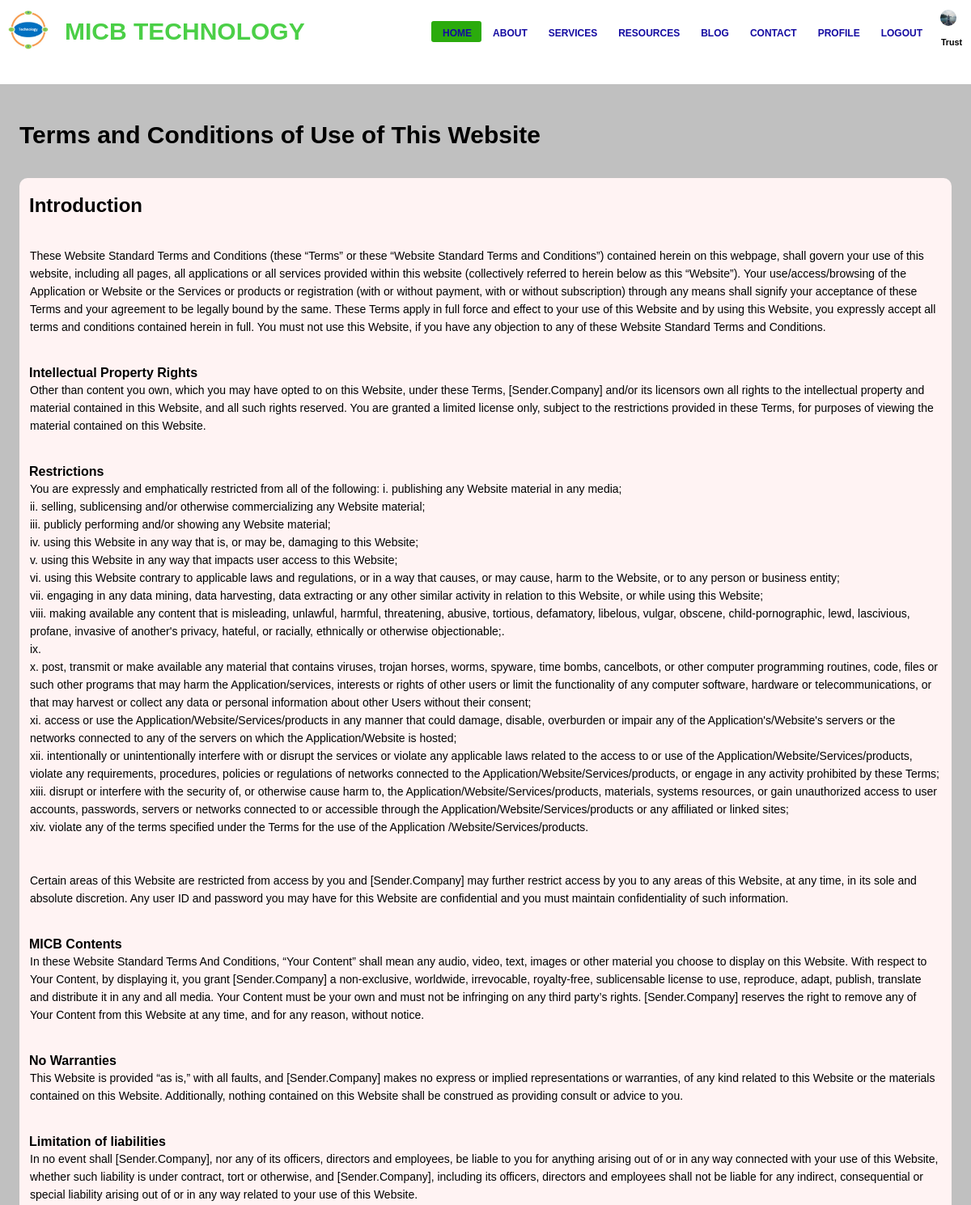
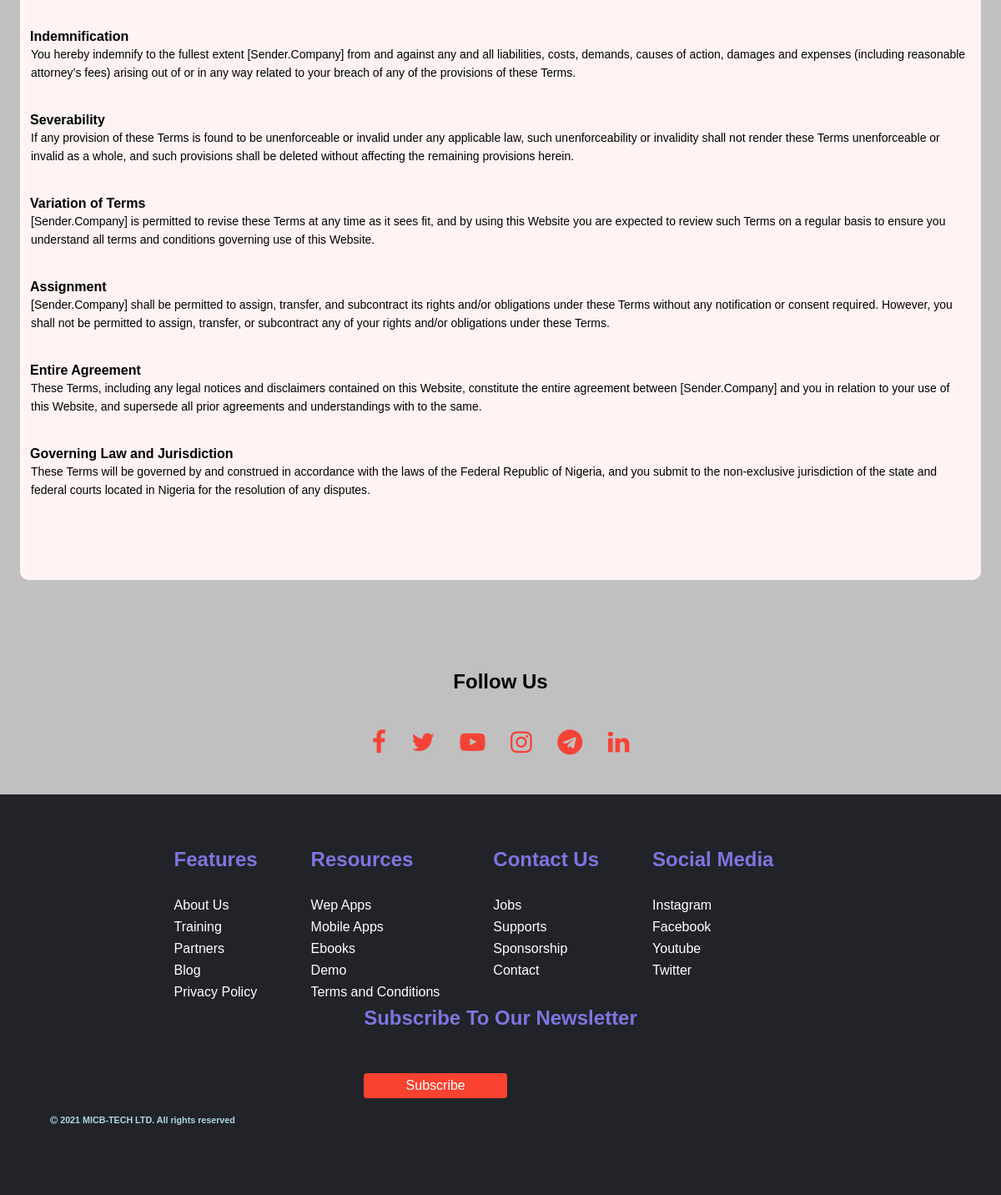
/terms_and_conditions/ (signed in), run on the app's committed database (2 pictures, top to bottom).
### web_base/models.py (models this page shows)
class User(AbstractUser):
    pass

### web_users/models.py (models this page shows, shortened)
class Profile(models.Model):
    User = settings.AUTH_USER_MODEL
    user = models.OneToOneField(User, on_delete=models.CASCADE)
    image = models.ImageField('avatar.svg', upload_to= 'profile_pics')

### web_base/views.py (the view)
# urls.py: path('terms_and_conditions/', views.terms_and_conditions, name = 'terms-and-conditions'),
def terms_and_conditions(request):
    return render(request, 'web_base/terms_and_conditions.html')

### web_base/templates/web_base/terms_and_conditions.html (shortened to what this page needs)
{% extends 'main.html' %}{% load static %} {% block content %}
<div class="termsConditions">
    <h1>Terms and Conditions of Use of This Website</h1>
    <br></br>
    <div class="terms-col">
        <h2>Introduction</h2>
        <br></br>
        <p>These Website Standard Terms and Conditions (these “Terms” or these
             “Website Standard Terms and Conditions”) contained herein on this
             webpage, shall govern your use of this website, including all pages,
             all applications or all services provided within this website (collectively
             referred to herein below as this “Website”).
             Your use/access/browsing of the Application or Website or the Services
              or products or registration (with or without payment, with or without
              subscription) through any means shall signify your acceptance of these
              Terms and your agreement to be legally bound by the same.
             These Terms apply in full force and effect to your use
             of this Website and by using this Website, you expressly accept all
             terms and conditions contained herein in full. You must not use this
             Website, if you have any objection to any of these Website Standard
             Terms and Conditions.</p>
             <br></br>
        <h4>Intellectual Property Rights</h4>
        <p>Other than content you own, which you may have opted to
                on this Website, under these Terms, [Sender.Company] and/or
                its licensors own all rights to the intellectual property and
                material contained in this Website, and all such rights
                reserved. You are granted a limited license only, subject
                to the restrictions provided in these Terms, for purposes
                of viewing the material contained on this Website.
        </p>
        <br></br>
        <h4>Restrictions</h4>
        <p> You are expressly and emphatically restricted from all
            of the following:
            i.	publishing any Website material in any media;<br>
            ii.	selling, sublicensing and/or otherwise commercializing
            any Website material;<br>
            iii.	publicly performing and/or showing any Website
            material;<br>
            iv.	using this Website in any way that is, or may be,
            damaging to this Website;<br>
            v.	using this Website in any way that impacts user
            access to this Website;<br>
            vi.	using this Website contrary to applicable laws
                and regulations, or in a way that causes, or may cause,
                harm to the Website, or to any person or business entity;<br>
            vii.	engaging in any data mining, data harvesting,
                data extracting or any other similar activity in
                relation to this Website, or while using this Website;<br>
            viii.	making available any content that is misleading,
            unlawful, harmful, threatening, abusive, tortious, defamatory,
             libelous, vulgar, obscene, child-pornographic, lewd, lascivious,
              profane, invasive of another's privacy, hateful, or racially,
               ethnically or otherwise objectionable;.<br>
            ix.<br>
            x. post, transmit or make available any material that contains
             viruses, trojan horses, worms, spyware, time bombs, cancelbots,
              or other computer programming routines, code, files or such
               other programs that may harm the Application/services, interests
               or rights of other users or limit the functionality of any
               computer software, hardware or telecommunications, or that
                may harvest or collect any data or personal information about
                other Users without their consent;<br>
            xi. access or use the Application/Website/Services/products in any
            manner that could damage, disable, overburden or impair any of the
             Application's/Website's servers or the networks connected to any
             of the servers on which the Application/Website is hosted;<br>
            xii. intentionally or unintentionally interfere with or disrupt the
            services or violate any applicable laws related to the access to or
            use of the Application/Website/Services/products, violate any
            requirements, procedures, policies or regulations of networks
            connected to the Application/Website/Services/products,
            or engage in any activity prohibited by these Terms;<br>
            xiii. disrupt or interfere with the security of, or otherwise
            cause harm to, the Application/Website/Services/products,
            materials, systems resources, or gain unauthorized access
            to user accounts, passwords, servers or networks connected
            to or accessible through the Application/Website/Services/products
            or any affiliated or linked sites;<br>
            xiv. violate any of the terms specified under the Terms for the use
             of the Application /Website/Services/products.<br>
            <br></br>
            Certain areas of this Website are restricted from access
            by you and [Sender.Company] may further restrict access
            by you to any areas of this Website, at any time, in its
            sole and absolute discretion. Any user ID and password
            you may have for this Website are confidential and you
            must maintain confidentiality of such information.
            </p>
            <br></br>
            <h4>MICB Contents</h4>
            <p>In these Website Standard Terms And Conditions, “Your
                Content” shall mean any audio, video, text, images or
                other material you choose to display on this Website.
                With respect to Your Content, by displaying it, you
                grant [Sender.Company] a non-exclusive, worldwide,
                irrevocable, royalty-free, sublicensable license to use,
                 reproduce, adapt, publish, translate and distribute
                 it in any and all media. Your Content must be your own
                  and must not be infringing on any third party’s
                  rights. [Sender.Company] reserves the right to remove
                  any of Your Content from this Website at any time, and
                  for any reason, without notice.
                </p>
            <br></br>
            <h4>No Warranties</h4>
            <p>This Website is provided “as is,” with all faults, and [Sender.Company]
                 makes no express or implied representations or warranties,
                  of any kind related to this Website or the materials contained
                   on this Website. Additionally, nothing contained on this Website
                    shall be construed as providing consult or advice to you.
                </p>
            <br></br>
            <h4>Limitation of liabilities</h4>
            <p>In no event shall [Sender.Company], nor any of its officers,
                 directors and employees, be liable to you for anything arising
                  out of or in any way connected with your use of this Website,
                  whether such liability is under contract, tort or otherwise,
                  and [Sender.Company], including its officers, directors and
                  employees shall not be liable for any indirect, consequential
                   or special liability arising out of or in any way related to
                   your use of this Website.
                </p>
            <br></br>
            <h4>Indemnification</h4>
            <p>You hereby indemnify to the fullest extent [Sender.Company] from and
                against any and all liabilities, costs, demands, causes of action,
                damages and expenses (including reasonable attorney’s fees) arising
                out of or in any way related to your breach of any of the provisions
                 of these Terms.</p>
            <br></br>
            <h4>Severability</h4>
            <p>If any provision of these Terms is found to be unenforceable or invalid
                 under any applicable law, such unenforceability or invalidity shall
                  not render these Terms unenforceable or invalid as a whole, and
                  such provisions shall be deleted without affecting the remaining
                   provisions herein.</p>
            <br></br>
            <h4>Variation of Terms</h4>
            <p>[Sender.Company] is permitted to revise these Terms at any time as
                 it sees fit, and by using this Website you are expected to review
                  such Terms on a regular basis to ensure you understand all terms
                   and conditions governing use of this Website.</p>
            <br></br>
            <h4>Assignment</h4>
            <p>[Sender.Company] shall be permitted to assign, transfer, and
                 subcontract its rights and/or obligations under these Terms
                 without any notification or consent required. However,
                 you shall not be permitted to assign, transfer, or subcontract
                 any of your rights and/or obligations under these Terms.</p>
            <br></br>
            <h4>Entire Agreement</h4>
            <p>These Terms, including any legal notices and disclaimers contained
                 on this Website, constitute the entire agreement between
                 [Sender.Company] and you in relation to your use of this Website,
                 and supersede all prior agreements and understandings with
                  to the same.</p>
            <br></br>
            <h4>Governing Law and Jurisdiction</h4>
            <p>These Terms will be governed by and construed in accordance with
                the laws of the Federal Republic of Nigeria, and you submit to
                the non-exclusive jurisdiction of the state and federal courts
                located in Nigeria for the resolution of any disputes.</p>
            <br></br>
            <p></p>
            <br></br>
            <p></p>
    </div>
</div>
{% endblock content %}

### templates/navbar.html (shortened to what this page needs)
{% load static %}
    <section class="header">
        <nav>
            <a href="index.html"><img src="{% static 'images/logo.PNG' %}" alt="image"></a>
            <div class="title">
                <h1>MICB TECHNOLOGY</h1>
            </div>
            <div class="nav-links" id="navLinks">
                <ul>
                    <li class="active"><a href="{% url 'home' %}"><span>HOME</span></a></li>
                    <li><a href=""><span>ABOUT</span></a>
                    </li>
                    <li><a href=""><span>SERVICES</span></a>
                    </li>
                    {% if user.is_authenticated %}
                    <li><a href="{% url 'dashboard' %}"><span>RESOURCES</span></a>
                    {% else %}
                    <li><a href="{% url 'login' %}"><span>RESOURCES</span></a>
                    </li>
                    {% endif %}
                    <li><a href="{% url 'website-blog' %}"><span>BLOG</span></a></li>
                    <li><a href="{% url 'contact' %}"><span>CONTACT</span></a></li>
                    {% if user.is_authenticated %}
                    <li><a href="{% url 'profile' %}"><span>PROFILE</span></a> </li>
                    <li><a href="{% url 'logout' %}"><span>LOGOUT</span></a> </li>
                    {% else %}
                    <li><a href="{% url 'register' %}"><span>REGISTER</span></a> </li>
                    <li><a href="{% url 'login' %}"><span>LOGIN</span></a> </li>
                    {% endif %}
                </ul>
            </div>
            {% if user.is_authenticated %}
            <div class="user-log"><span>
                <img src="{{ user.profile.image.url }}" width="40px" height="40px" >
                <h6>{{ user.username }}</h6>
                </span>
            </div>
            {% else %}
            <div class="user-log"><span>
                <img src="{% static 'images/avatar.svg' %}" width="40px" height="40px">
                </span>
            </div>
            {% endif %}
        </nav>
    </section>

### static/styles/main.css (style rules this page uses)
* { margin: 0; padding: 0; font-family: sans-serif; }
.header { height: 13vh; width: 100%; background: rgb(255, 255, 255); text-align: center; position: fixed; top: auto; z-index: 2; }
nav { display: flex; padding-top: 2px; margin-bottom: 2px; justify-content: space-between; align-items: center; }
nav img { width: 70px; padding: 10px; }
.title { display: block; flex: auto; text-align: left; color: rgb(75, 207, 71); font-size: 100px; padding: 8px 10px; }
.nav-links { flex: 2; text-align: left; z-index: 2; }
.nav-links ul { display: inline-flex; list-style: none; color: #fff; }
.active, .nav-links ul li:hover { background: #2bab0d; border-radius: 3px; }
.nav-links ul li { list-style: none; display: inline-block; padding: 5px 2px 1px 4px; position: relative; }
.nav-links ul li span { padding: 10px; }
.nav-links ul li a { color: rgb(20, 10, 161); text-decoration: none; font-size: 12px; font-weight: bold; }
.nav-links ul li::after { content: ""; width: 0%; height: 2px; display: block; margin: auto; transition: 0.5s; }
.user-log { display: flex; align-items: center; }
.user-log img { width: 40px; height: 40px; border-radius: 50%; margin-right: 0.5rem; }
h1 { font-size: 30px; font-weight: 600; }
p { color: rgb(0, 0, 0); font-size: 14px; font-weight: 300; line-height: 22px; padding: 1px; }
.termsConditions { width: 96%; margin: auto; text-align: left; padding-top: 150px; }
.terms-col { flex-basis: 30%; background: #fff3f3; border-radius: 10px; margin-bottom: 5%; padding: 20px 12px; box-sizing: border-box; }

### static/styles/form.css (style rules this page uses)
* { margin: 0; padding: 0; box-sizing: border-box; }
body { font-family: sans-serif; background-color: silver; background-size: cover; background-position: center; background-repeat: no-repeat; }

### static/styles/log_out.css (style rules this page uses)
* { margin: 0; padding: 0; }

### static/styles/about.css (style rules this page uses)
* { margin: 0; padding: 0; font-family: sans-serif; }
h1 { font-size: 30px; font-weight: 600; }
p { color: rgb(0, 0, 0); font-size: 14px; font-weight: 300; line-height: 22px; padding: 1px; }

### static/styles/services.css (style rules this page uses)
* { margin: 0; padding: 0; font-family: sans-serif; }

### data on the page
User: profile.image (picture), username "Trust"
